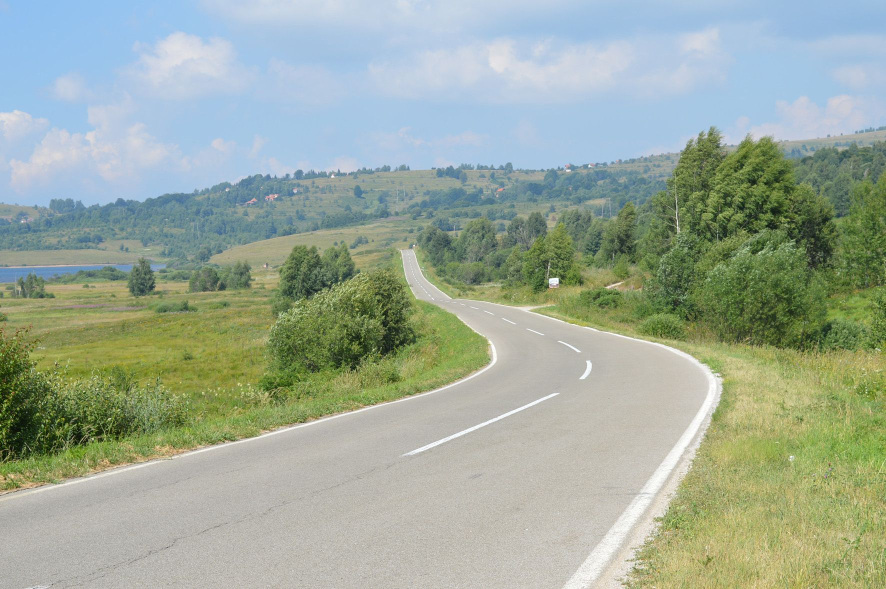
#> input picture pictures/slika.jpeg, 1772 x 1178 px, given in place of input.mp4, which was not available (shown at 1/2 size)
$ python bestLineDetection.py
#> lines starting #> are read from the running program, lines starting #| are printed output that depends on the picture; after the words box and inside, x2 and y2 are one past the last pixel; in counts of white or black regions, pixels touching at a corner belong together; pictures that were not available may be replaced by others from this repository, and a replacement may not be noted
import cv2
import numpy as np

# ================= ROI =================
def create_roi_for_bfmc_car(image):
    """
    Create a Region of Interest (ROI) polygon to focus on the road/lane area
    """
    h, w = image.shape[:2]

    lift = 0.15
    top_offset = 0.30

    bottom_y = int(h * (1 - lift))
    top_y    = int(h * top_offset)

    # Define ROI polygon
    polygon = np.array([
        (int(w * 0.02), bottom_y),
        (int(w * 0.98), bottom_y),
        (int(w * 0.80), top_y),
        (int(w * 0.20), top_y)
    ], np.int32)

    mask = np.zeros_like(image)
    cv2.fillPoly(mask, [polygon], 255)

    # Apply mask to the image
    return cv2.bitwise_and(image, mask)

# ================= WHITE LINE CHECK =================
def is_white_line(frame, p1, p2, brightness_threshold=180):
    """
    Check if a line is 'white' by sampling points along the line.
    Returns True if average brightness is above the threshold.
    """
    xs = np.linspace(p1[0], p2[0], 10).astype(int)
    ys = np.linspace(p1[1], p2[1], 10).astype(int)

    values = []
    for x, y in zip(xs, ys):
        if 0 <= x < frame.shape[1] and 0 <= y < frame.shape[0]:
            b, g, r = frame[y, x]
            values.append((r, g, b))

    if not values:
        return False

    avg_color = np.mean(values, axis=0)
    return avg_color.mean() > brightness_threshold

# ================= SLOPE TO DEGREES =================
def slope_to_degrees(slope):
    """
    Convert slope (dy/dx) to degrees.
    Returns 90° for vertical lines.
    """
    if slope == float('inf') or slope == float('-inf'):
        return 90.0
    return np.degrees(np.arctan(slope))

# ================= FRAME PROCESS =================
def process_frame(frame):
    """
    Process a single video frame:
    - Convert to grayscale
    - Apply CLAHE (contrast enhancement)
    - Apply Gaussian blur
    - Detect edges using Canny
    - Apply ROI mask
    - Detect lines using Hough Transform
    - Draw horizontal lines in blue
    - Draw lane lines in green
    - Compute average slope for left/right lanes
    - Display slopes at bottom of the frame
    """
    gray = cv2.cvtColor(frame, cv2.COLOR_BGR2GRAY)
    clahe = cv2.createCLAHE(clipLimit=3.0, tileGridSize=(8, 8))
    gray = clahe.apply(gray)
    blur = cv2.GaussianBlur(gray, (5, 5), 0)
    edges = cv2.Canny(blur, 40, 120)
    masked = create_roi_for_bfmc_car(edges)

    lines = cv2.HoughLinesP(
        masked,
        rho=1,
        theta=np.pi / 180,
        threshold=25,
        minLineLength=30,
        maxLineGap=100
    )

    result = frame.copy()
    h, w = frame.shape[:2]

    left_slopes = []
    right_slopes = []

    if lines is not None:
        for line in lines:
            x1, y1, x2, y2 = line[0]

            # Calculate slope, handle vertical lines
            if x2 == x1:
                slope = float('inf')
            else:
                slope = (y2 - y1) / (x2 - x1)

            length = np.hypot(x2 - x1, y2 - y1)

            # Horizontal white lines → BLUE
            if abs(slope) < 0.2 and length > 25 and is_white_line(frame, (x1, y1), (x2, y2)):
                cv2.line(result, (x1, y1), (x2, y2), (255, 0, 0), 8)
            else:
                # Other lines → GREEN
                cv2.line(result, (x1, y1), (x2, y2), (0, 255, 0), 2)

            # Determine the center x of the line
            cx = (x1 + x2) / 2

            # Separate slopes into left/right lanes
            if slope != float('inf') and slope != float('-inf'):
                if cx < w / 2:
                    left_slopes.append(slope)
                else:
                    right_slopes.append(slope)

        # Average slope for left lane
        avg_left_slope = slope_to_degrees(np.mean(left_slopes)) if left_slopes else 0.0

        # Average slope for right lane
        avg_right_slope = slope_to_degrees(np.mean(right_slopes)) if right_slopes else 0.0

        # Display average slopes at bottom of frame
        font_scale = 0.6
        thickness = 1
        margin = 20  # margin from bottom

        cv2.putText(result, f"Left avg slope: {avg_left_slope:.2f} deg",
                    (30, h - margin - 20),
                    cv2.FONT_HERSHEY_SIMPLEX,
                    font_scale,
                    (255, 255, 255),
                    thickness,
                    cv2.LINE_AA)

        cv2.putText(result, f"Right avg slope: {avg_right_slope:.2f} deg",
                    (30, h - margin),
                    cv2.FONT_HERSHEY_SIMPLEX,
                    font_scale,
                    (255, 255, 255),
                    thickness,
                    cv2.LINE_AA)

    # ================= ROI DEBUG =================
    lift = 0.15
    top_offset = 0.30
    bottom_y = int(h * (1 - lift))
    top_y = int(h * top_offset)
    roi_debug = frame.copy()
    pts = np.array([
        (int(w * 0.02), bottom_y),
        (int(w * 0.98), bottom_y),
        (int(w * 0.80), top_y),
        (int(w * 0.20), top_y)
    ], np.int32)
    cv2.polylines(roi_debug, [pts], True, (255, 0, 255), 3)

    # Display ROI and processed frame
    cv2.imshow("ROI (magenta)", cv2.resize(roi_debug, (800, 600)))
    cv2.imshow("Lane detection", cv2.resize(result, (800, 600)))

    return result

# ================= RUN FUNCTION =================
def run(input_video="videos/input/input.mp4", output_video="videos/output/output.avi"):
    """
    Main function to process a video file.
    Can be called from a launcher script (main.py)
    """
#> called with input_video = 'videos/input/input.mp4', output_video = 'videos/output/output.avi'
    cap = cv2.VideoCapture(input_video)

    if not cap.isOpened():
        print(f"{input_video} not found")
        return

    fps = cap.get(cv2.CAP_PROP_FPS)
    width = int(cap.get(cv2.CAP_PROP_FRAME_WIDTH))
    height = int(cap.get(cv2.CAP_PROP_FRAME_HEIGHT))

    # Save output as AVI with XVID codec for wider compatibility
    out = cv2.VideoWriter(output_video, cv2.VideoWriter_fourcc(*'XVID'), fps, (width, height))

    while cap.isOpened():
        ret, frame = cap.read()
#> frame is the input picture: shape (1178, 1772, 3); mean B, G, R 154.1, 169.4, 156.4
        if not ret:
            break

        result = process_frame(frame)
#> in process_frame, `gray = clahe.apply(gray)`:
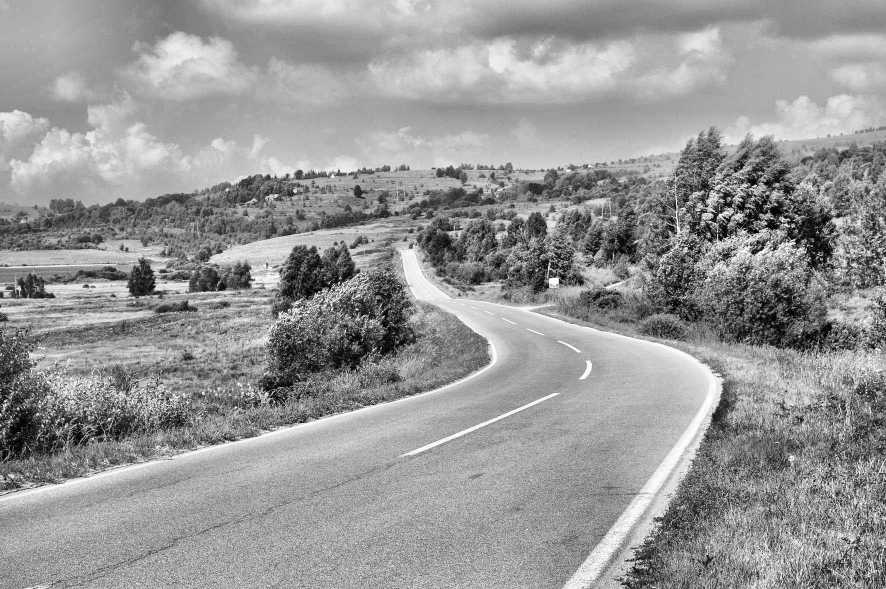
#> gray: shape (1178, 1772) (shown at 1/2 size); min 0, max 255, mean 150.8
#> in process_frame, `edges = cv2.Canny(blur, 40, 120)`:
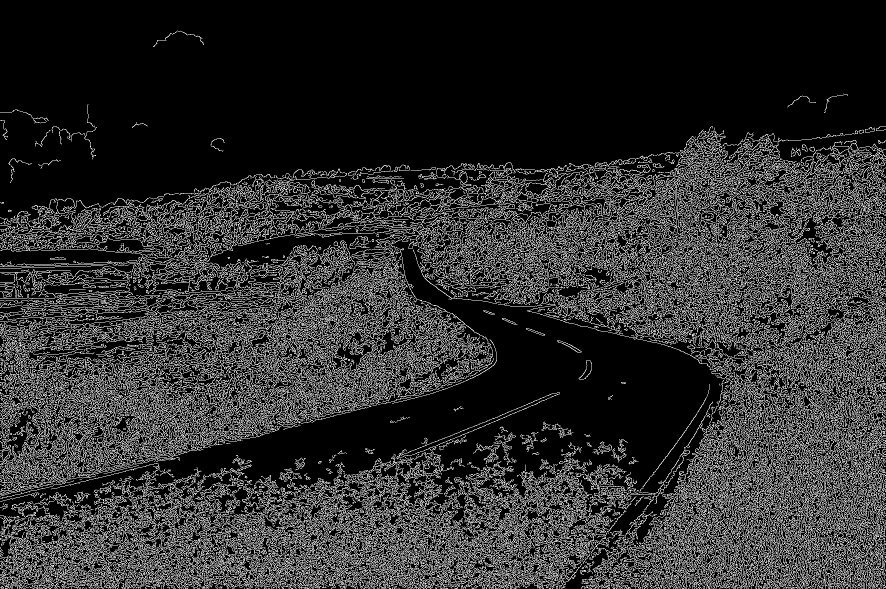
#> edges: shape (1178, 1772) (shown at 1/2 size); 18.3% white in thin lines or dots
#> in create_roi_for_bfmc_car, `cv2.fillPoly(mask, [polygon], 255)`:
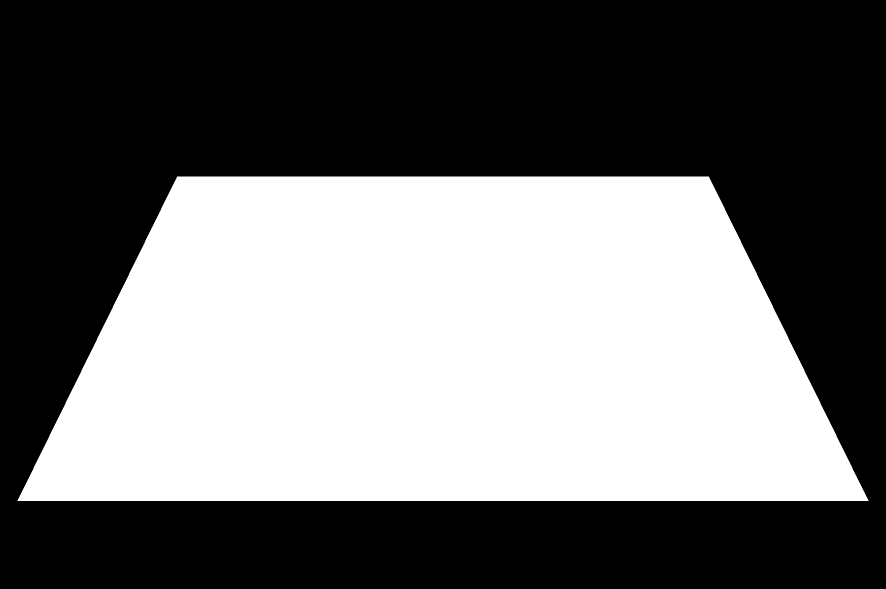
#> mask: shape (1178, 1772) (shown at 1/2 size); 43% white; 1 white region, box (x1, y1, x2, y2) and area: (35, 353, 1737, 1002) 897567
#> in create_roi_for_bfmc_car, `return cv2.bitwise_and(image, mask)`:
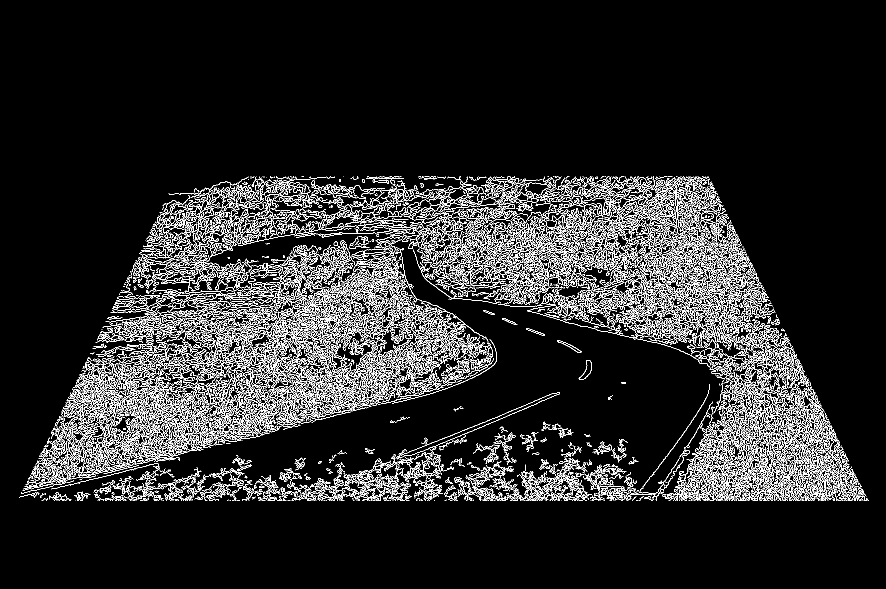
#> returned value: shape (1178, 1772) (shown at 1/2 size); 9.7% white in thin lines or dots, all inside (x1, y1, x2, y2) = (38, 353, 1737, 1002)
#> in process_frame, `lines = cv2.HoughLinesP( masked, rho=1, theta=np.pi / 180, threshold=2..`: lines = 895 rows, first 6: [89, 899, 1417, 363], [87, 998, 1732, 998], [110, 861, 1517, 562], [38, 994, 1729, 994], [42, 986, 1495, 514], [124, 826, 1439, 399]
#> the loop in process_frame, `for line in lines:` made 895 passes
#> (x1, y1, x2, y2, slope, length, xs in is_white_line, ys in is_white_line) on passes 2, 4, 7, 9: (87, 998, 1732, 998, 0, 1645, [87, 269, 452, 635, 818, 1000, 1183, 1366, 1549, 1732], [998, 998, 998, 998, 998, 998, 998, 998, 998, 998]), (38, 994, 1729, 994, 0, 1691, [38, 225, 413, 601, 789, 977, 1165, 1353, 1541, 1729], [994, 994, 994, 994, 994, 994, 994, 994, 994, 994]), (232, 601, 1464, 450, -0.123, 1241.2, [232, 368, 505, 642, 779, 916, 1053, 1190, 1327, 1464], [601, 584, 567, 550, 533, 517, 500, 483, 466, 450]), (86, 999, 1735, 999, 0, 1649, [86, 269, 452, 635, 818, 1002, 1185, 1368, 1551, 1735], [999, 999, 999, 999, 999, 999, 999, 999, 999, 999])
#> (x1, y1, x2, y2, slope, length, cx) on passes 1, 3, 5, 6, 8, 10: (89, 899, 1417, 363, -0.404, 1432.1, 753), (110, 861, 1517, 562, -0.213, 1438.4, 813.5), (42, 986, 1495, 514, -0.325, 1527.7, 768.5), (124, 826, 1439, 399, -0.325, 1382.6, 781.5), (107, 858, 934, 651, -0.25, 852.5, 520.5), (48, 980, 979, 678, -0.324, 978.8, 513.5)
#> after the loop in process_frame, `for line in lines:`:
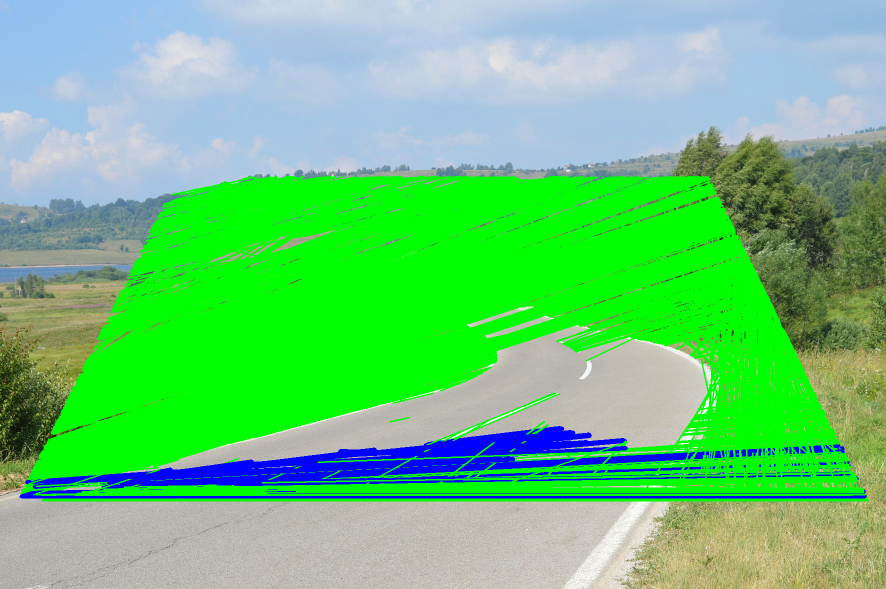
#> result: shape (1178, 1772, 3) (shown at 1/2 size); mean B, G, R 122.7, 197.7, 106.5
#> after the loop in process_frame, `for line in lines:`: left_slopes = 557 values, max 0.232 at index 146, min -1.28 at index 351, mean -0.321; right_slopes = 336 values, max 66.17 at index 129, min -64.83 at index 94, mean 0.286
#> in process_frame, `avg_left_slope = slope_to_degrees(np.mean(left_slopes)) if left_slopes..`: avg_left_slope = -17.82
#> in process_frame, `avg_right_slope = slope_to_degrees(np.mean(right_slopes)) if right_slo..`: avg_right_slope = 15.97
#> in process_frame, `cv2.putText(result, f"Left avg slope: {avg_left_slope:.2f} deg", (30, ..`: result: shape (1178, 1772, 3); 0.07% of pixels changed, all inside (x1, y1, x2, y2) = (31, 1124, 294, 1144)
#> in process_frame, `cv2.putText(result, f"Right avg slope: {avg_right_slope:.2f} deg", (30..`: result: shape (1178, 1772, 3); mean B, G, R 122.7, 197.8, 106.5
#> in process_frame, `cv2.polylines(roi_debug, [pts], True, (255, 0, 255), 3)`: roi_debug: shape (1178, 1772, 3); 1.01% of pixels changed, all inside (x1, y1, x2, y2) = (33, 351, 1739, 1004)
#> in process_frame, `cv2.imshow("ROI (magenta)", cv2.resize(roi_debug, (800, 600)))`:
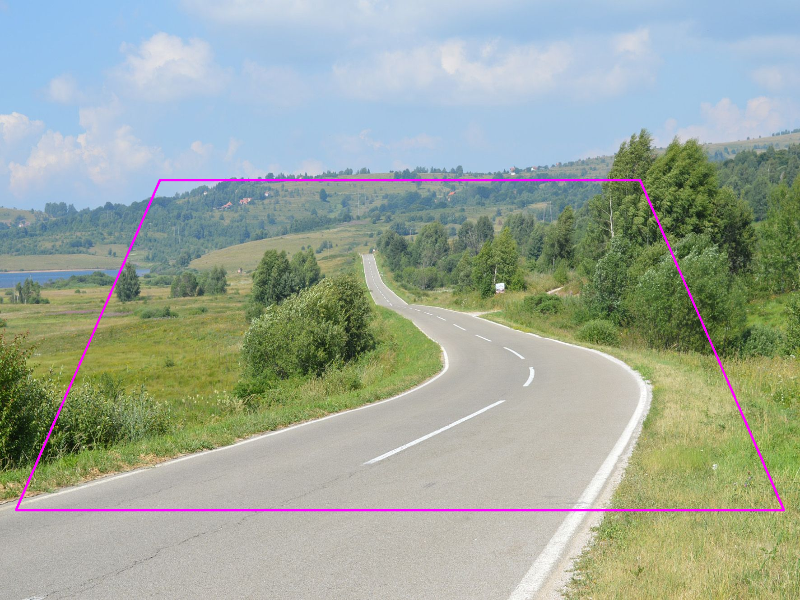
#> window 'ROI (magenta)': shape (600, 800, 3); mean B, G, R 155.1, 167.8, 157.2
#> in process_frame, `cv2.imshow("Lane detection", cv2.resize(result, (800, 600)))`:
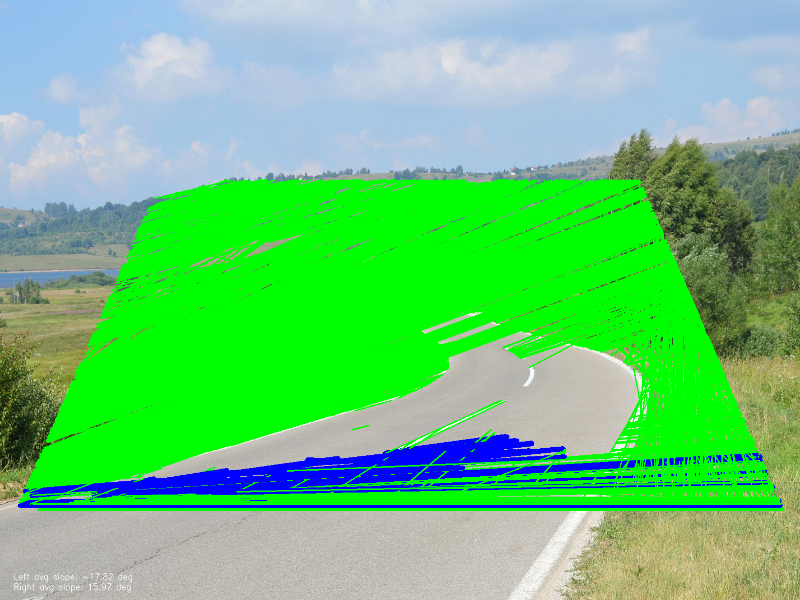
#> window 'Lane detection': shape (600, 800, 3); mean B, G, R 122.7, 197.7, 106.4
        out.write(result)

        if cv2.waitKey(1) & 0xFF == ord('q'):
#> (key q is pressed here)
            break

    cap.release()
    out.release()
    cv2.destroyAllWindows()
    print(f"Video '{output_video}' successfully created!")

# ================= EXECUTE ONLY IF RUN AS SCRIPT =================
if __name__ == "__main__":
    run()
